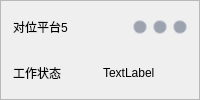
       <widget class="QFrame" name="card_plt5">
        <property name="styleSheet">
         <string notr="true">QFrame#card_rail, QFrame#card_plt0, QFrame#card_plt1, QFrame#card_plt2,
QFrame#card_plt3, QFrame#card_plt4, QFrame#card_plt5, QFrame#card_plt6 {
    background: #ffffff;
    border: 1px solid #b0b8c1;
    border-radius: 4px;
}</string>
        </property>
        <property name="frameShape">
         <enum>QFrame::StyledPanel</enum>
        </property>
        <property name="frameShadow">
         <enum>QFrame::Raised</enum>
        </property>
        <layout class="QVBoxLayout" name="verticalLayout_15">
         <property name="spacing">
          <number>6</number>
         </property>
         <property name="leftMargin">
          <number>6</number>
         </property>
         <property name="topMargin">
          <number>6</number>
         </property>
         <property name="rightMargin">
          <number>6</number>
         </property>
         <property name="bottomMargin">
          <number>6</number>
         </property>
         <item>
          <widget class="QWidget" name="widget_41" native="true">
           <layout class="QHBoxLayout" name="horizontalLayout_16">
            <property name="spacing">
             <number>6</number>
            </property>
            <property name="leftMargin">
             <number>6</number>
            </property>
            <property name="topMargin">
             <number>6</number>
            </property>
            <property name="rightMargin">
             <number>6</number>
            </property>
            <property name="bottomMargin">
             <number>6</number>
            </property>
            <item>
             <widget class="QLabel" name="label_69">
              <property name="text">
               <string>对位平台5</string>
              </property>
             </widget>
            </item>
            <item>
             <widget class="QLabel" name="plt5_label_Xstatus">
              <property name="minimumSize">
               <size>
                <width>14</width>
                <height>14</height>
               </size>
              </property>
              <property name="maximumSize">
               <size>
                <width>14</width>
                <height>14</height>
               </size>
              </property>
              <property name="styleSheet">
               <string notr="true">    background-color: #9ca3af;   /* 默认灰色 */
    border-radius: 7px;          /* 宽高的一半 = 正圆 */
    border: 1px solid #d1d5db;</string>
              </property>
              <property name="text">
               <string/>
              </property>
             </widget>
            </item>
            <item>
             <widget class="QLabel" name="plt5_label_Ystatus">
              <property name="minimumSize">
               <size>
                <width>14</width>
                <height>14</height>
               </size>
              </property>
              <property name="maximumSize">
               <size>
                <width>14</width>
                <height>14</height>
               </size>
              </property>
              <property name="styleSheet">
               <string notr="true">    background-color: #9ca3af;   /* 默认灰色 */
    border-radius: 7px;          /* 宽高的一半 = 正圆 */
    border: 1px solid #d1d5db;</string>
              </property>
              <property name="text">
               <string/>
              </property>
             </widget>
            </item>
            <item>
             <widget class="QLabel" name="plt5_label_Zstatus">
              <property name="minimumSize">
               <size>
                <width>14</width>
                <height>14</height>
               </size>
              </property>
              <property name="maximumSize">
               <size>
                <width>14</width>
                <height>14</height>
               </size>
              </property>
              <property name="styleSheet">
               <string notr="true">    background-color: #9ca3af;   /* 默认灰色 */
    border-radius: 7px;          /* 宽高的一半 = 正圆 */
    border: 1px solid #d1d5db;</string>
              </property>
              <property name="text">
               <string/>
              </property>
             </widget>
            </item>
           </layout>
          </widget>
         </item>
         <item>
          <widget class="QWidget" name="widget_44" native="true">
           <layout class="QHBoxLayout" name="horizontalLayout_43">
            <property name="spacing">
             <number>6</number>
            </property>
            <property name="leftMargin">
             <number>6</number>
            </property>
            <property name="topMargin">
             <number>6</number>
            </property>
            <property name="rightMargin">
             <number>6</number>
            </property>
            <property name="bottomMargin">
             <number>6</number>
            </property>
            <item>
             <widget class="QLabel" name="label_75">
              <property name="text">
               <string>工作状态</string>
              </property>
             </widget>
            </item>
            <item>
             <widget class="QLabel" name="plt5_label_state">
              <property name="text">
               <string>TextLabel</string>
              </property>
             </widget>
            </item>
           </layout>
          </widget>
         </item>
        </layout>
       </widget>
